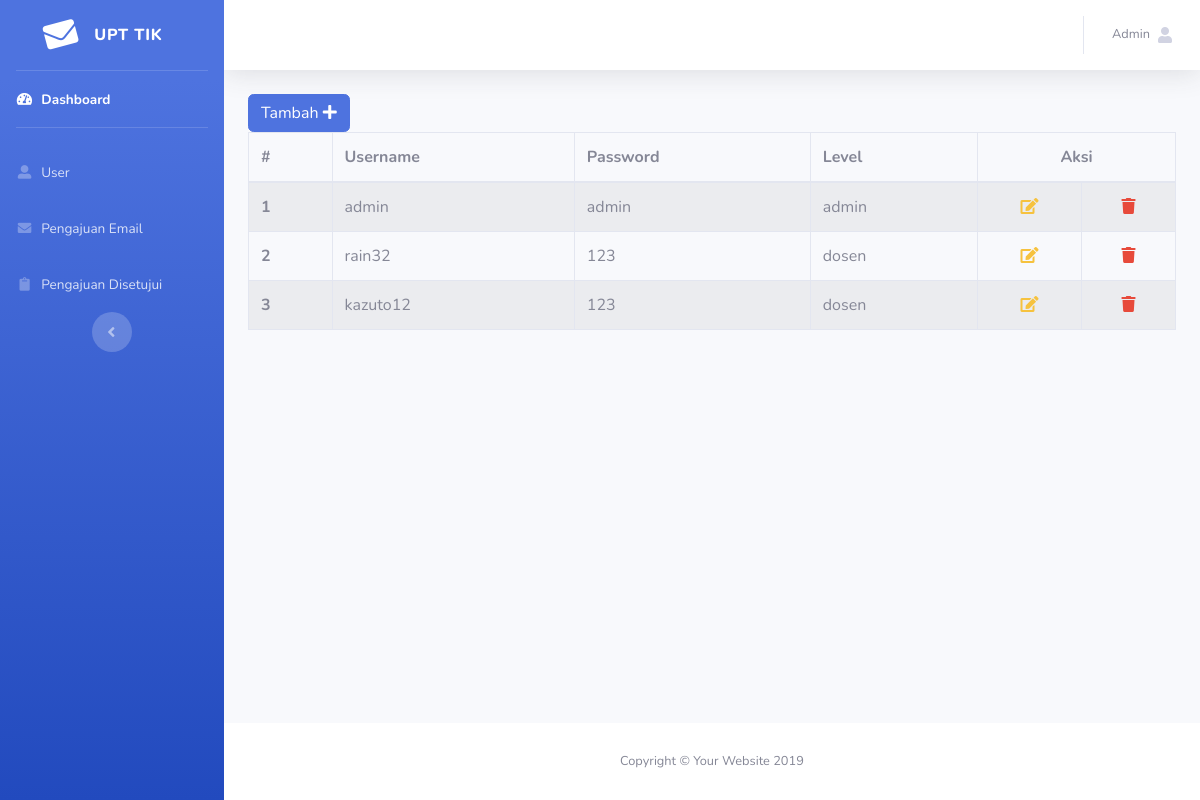
Page /admin/user/index.php on the committed database.
### tables this page shows
CREATE TABLE `user` (
  `id_user` int(11) NOT NULL AUTO_INCREMENT,
  `username` varchar(25) DEFAULT NULL,
  `password` varchar(50) DEFAULT NULL,
  `level` varchar(10) DEFAULT NULL,
  PRIMARY KEY (`id_user`)
);

### DB.php (called while the page is built, shortened)
<?php
$conn = mysqli_connect('localhost','root','','sitikhasna');
function ambilDataUser(){
	global $conn;
	$query = "SELECT * FROM user";
	$result = mysqli_query($conn, $query);
	$rows = [];
	while($row = mysqli_fetch_assoc($result)){
		$rows[] = $row;
	}
	return $rows;
}
 ?>

### admin/user/index.php (the view, shortened to what this page needs)
<?php
require_once '../../DB.php';
require_once 'header.php';
$data = ambilDataUser();
 ?>
<div class="container-fluid">
	<a class="btn btn-primary" href="tambah.php">Tambah <i class="fas fa-plus" ></i> </a>
	 <table class="table table-bordered table-hover table-striped" >
	  <thead>
	    <tr>
	      <th scope="col">#</th>
	      <th scope="col">Username</th>
	      <th scope="col">Password</th>
	      <th scope="col">Level</th>
	      <th scope="col" colspan="2" class="text-center" >Aksi</th>
	    </tr>
	  </thead>
	  <tbody>
	  	<?php
	  	$i = 1;
	  	foreach ($data as $dt) { ?>
	    <tr>
	      <th scope="row"><?php echo $i ?></th>
	      <td><?php echo $dt['username'] ?></td>
	      <td><?php echo $dt['password'] ?></td>
	      <td><?php echo $dt['level'] ?></td>
	      <td class="text-center" ><a href="edit.php?id=<?php echo $dt['id_user'] ?>"  ><i class="fas fa-edit text-warning" ></i></a></td>
	      <td class="text-center" ><a onclick="return confirm('Data Akan dihapus?');" href="hapus.php?id=<?php echo $dt['id_user'] ?>"  ><i class="fas fa-trash text-danger" ></i></a></td>
	    </tr>
	    <?php
	    $i++;
	}
	     ?>
	  </tbody>
	</table>
</div>
<?php
require_once 'footer.php';
 ?>

### rows in the picture
user: username "admin", password "admin", level "admin"
user: username "rain32", password "123", level "dosen"
user: username "kazuto12", password "123", level "dosen"
